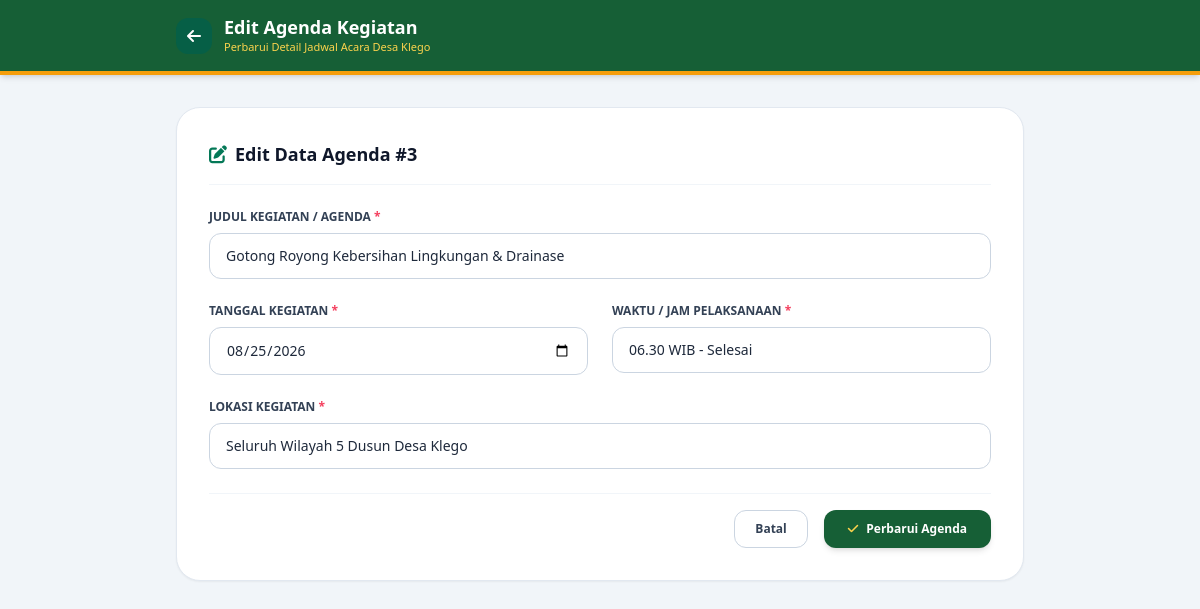
/admin/agenda-edit.php?id=3 (signed in), run on the app's committed database.
### tables this page shows
CREATE TABLE `agenda_desa` (
  `id` int(11) NOT NULL AUTO_INCREMENT,
  `judul` varchar(255) NOT NULL,
  `tanggal` date NOT NULL,
  `waktu` varchar(100) NOT NULL,
  `lokasi` varchar(255) NOT NULL,
  `created_at` timestamp DEFAULT current_timestamp(),
  PRIMARY KEY (`id`)
);

### admin/agenda-edit.php (the view, shortened to what this page needs)
<?php
include '../config/database.php';
$id = isset($_GET['id']) ? (int)$_GET['id'] : 0;
$query = mysqli_query($conn, "SELECT * FROM agenda_desa WHERE id = $id");
$data  = mysqli_fetch_assoc($query);
?>
<!DOCTYPE html>
<html lang="id">
<head>
    <script src="https://cdn.tailwindcss.com"></script>
    <link rel="stylesheet" href="https://cdnjs.cloudflare.com/ajax/libs/font-awesome/6.4.0/css/all.min.css">
</head>
<body class="bg-slate-100 min-h-screen font-sans text-slate-800">
    <header class="bg-[#165f36] text-white shadow-md border-b-4 border-amber-500">
        <div class="max-w-4xl mx-auto px-6 py-4 flex justify-between items-center">
            <div class="flex items-center gap-3">
                <a href="agenda.php" class="w-9 h-9 rounded-xl bg-emerald-800 flex items-center justify-center text-white hover:bg-emerald-700 transition-colors">
                    <i class="fa-solid fa-arrow-left"></i>
                </a>
                <div>
                    <h1 class="font-bold text-lg leading-tight">Edit Agenda Kegiatan</h1>
                    <p class="text-[11px] text-amber-300">Perbarui Detail Jadwal Acara Desa Klego</p>
                </div>
            </div>
        </div>
    </header>
    <main class="max-w-4xl mx-auto px-6 py-8">
        <div class="bg-white rounded-3xl p-8 border border-slate-200 shadow-sm">
            <h2 class="font-extrabold text-lg text-slate-900 mb-6 flex items-center gap-2 border-b pb-4 border-slate-100">
                <i class="fa-solid fa-pen-to-square text-emerald-700"></i> Edit Data Agenda #<?= $data['id'] ?>
            </h2>
            <form action="" method="POST" class="space-y-6">
                <div>
                    <label class="block text-xs font-extrabold text-slate-700 uppercase mb-2">Judul Kegiatan / Agenda <span class="text-rose-500">*</span></label>
                    <input type="text" name="judul" required value="<?= htmlspecialchars($data['judul']) ?>" class="w-full border border-slate-300 rounded-xl px-4 py-3 text-sm focus:outline-none focus:border-emerald-700 focus:ring-2 focus:ring-emerald-200 transition">
                </div>
                <div class="grid grid-cols-1 md:grid-cols-2 gap-6">
                    <div>
                        <label class="block text-xs font-extrabold text-slate-700 uppercase mb-2">Tanggal Kegiatan <span class="text-rose-500">*</span></label>
                        <input type="date" name="tanggal" required value="<?= htmlspecialchars($data['tanggal']) ?>" class="w-full border border-slate-300 rounded-xl px-4 py-3 text-sm focus:outline-none focus:border-emerald-700 focus:ring-2 focus:ring-emerald-200 transition">
                    </div>
                    <div>
                        <label class="block text-xs font-extrabold text-slate-700 uppercase mb-2">Waktu / Jam Pelaksanaan <span class="text-rose-500">*</span></label>
                        <input type="text" name="waktu" required value="<?= htmlspecialchars($data['waktu']) ?>" class="w-full border border-slate-300 rounded-xl px-4 py-3 text-sm focus:outline-none focus:border-emerald-700 focus:ring-2 focus:ring-emerald-200 transition">
                    </div>
                </div>
                <div>
                    <label class="block text-xs font-extrabold text-slate-700 uppercase mb-2">Lokasi Kegiatan <span class="text-rose-500">*</span></label>
                    <input type="text" name="lokasi" required value="<?= htmlspecialchars($data['lokasi']) ?>" class="w-full border border-slate-300 rounded-xl px-4 py-3 text-sm focus:outline-none focus:border-emerald-700 focus:ring-2 focus:ring-emerald-200 transition">
                </div>
                <div class="flex justify-end gap-4 pt-4 border-t border-slate-100">
                    <a href="agenda.php" class="px-5 py-2.5 rounded-xl border border-slate-300 text-slate-700 text-xs font-bold hover:bg-slate-50 transition">
                        Batal
                    </a>
                    <button type="submit" class="bg-[#165f36] hover:bg-[#0f4426] text-white text-xs font-extrabold px-6 py-2.5 rounded-xl shadow-md flex items-center gap-2 transition-transform active:scale-95">
                        <i class="fa-solid fa-check text-amber-300"></i> Perbarui Agenda
                    </button>
                </div>
            </form>
        </div>
    </main>
</body>
</html>

### data on the page
agenda_desa: id "3", judul "Gotong Royong Kebersihan Lingkungan & Drainase", tanggal "08/25/2026", waktu "06.30 WIB - Selesai", lokasi "Seluruh Wilayah 5 Dusun Desa Klego"
